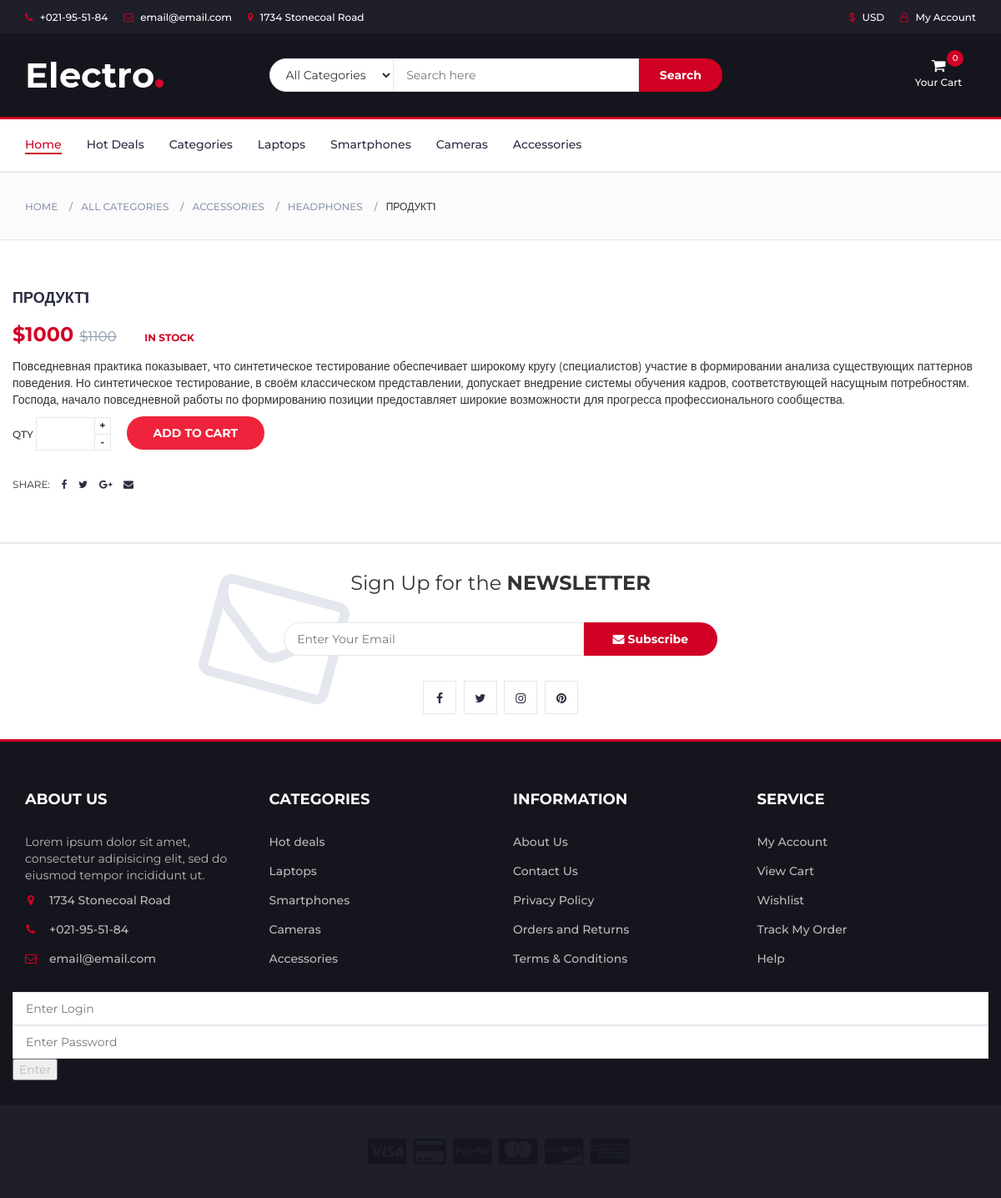
Page /product/1 on the committed database.
### lucas/models.py (models this page shows)
class Product(models.Model):
    path_img = models.ImageField(upload_to='static/img/')
    name = models.CharField(max_length=250)
    price = models.IntegerField()
    old_price = models.IntegerField()
    news = models.BooleanField(default=False)
    category = models.ForeignKey(Category, on_delete=models.CASCADE)
    captions = models.CharField(max_length=500, default="")

### lucas/views.py (the view)
# urls.py: path('product/<int:pk>', ProductView.as_view()),
class ProductView(TemplateView):
    template_name = 'product.html'
    def get_context_data(self, **kwargs):
        context = super().get_context_data(**kwargs)
        context['product'] = Product.objects.filter(id=self.kwargs['pk'])[0]
        return context

### templates/product.html (shortened to what this page needs)
{% extends 'base.html' %}
{% block content %}
<nav id="navigation">
    <div class="container">
        <div id="responsive-nav">
            <ul class="main-nav nav navbar-nav">
                <li class="active"><a href="#">Home</a></li>
                <li><a href="#">Hot Deals</a></li>
                <li><a href="#">Categories</a></li>
                <li><a href="#">Laptops</a></li>
                <li><a href="#">Smartphones</a></li>
                <li><a href="#">Cameras</a></li>
                <li><a href="#">Accessories</a></li>
            </ul>
        </div>
    </div>
</nav>
<div id="breadcrumb" class="section">
    <div class="container">
        <div class="row">
            <div class="col-md-12">
                <ul class="breadcrumb-tree">
                    <li><a href="#">Home</a></li>
                    <li><a href="#">All Categories</a></li>
                    <li><a href="#">Accessories</a></li>
                    <li><a href="#">Headphones</a></li>
                    <li class="active">{{product.name}}</li>
                </ul>
            </div>
        </div>
    </div>
</div>
<div class="section">
    <div class="container">
        <div class="row">
            <div class="col-5">
                <div class="product-details">
                    <h2 class="product-name">{{product.name}}</h2>
                    <div>
                        <h3 class="product-price">${{product.price}}
                            <del class="product-old-price">${{product.old_price}}</del>
                        </h3>
                        <span class="product-available">In Stock</span>
                    </div>
                    <p>{{product.captions}}</p>
                    <div class="add-to-cart">
                        <div class="qty-label">
                            Qty
                            <div class="input-number">
                                <input type="number" id="count_product">
                                <span class="qty-up">+</span>
                                <span class="qty-down">-</span>
                            </div>
                        </div>
                        <button class="add-to-cart-btn" onclick="CreateCart('{{ product.id }}')"> add to cart
                        </button>
                    </div>
                    <ul class="product-links">
                        <li>Share:</li>
                        <li><a href="#"><i class="fa fa-facebook"></i></a></li>
                        <li><a href="#"><i class="fa fa-twitter"></i></a></li>
                        <li><a href="#"><i class="fa fa-google-plus"></i></a></li>
                        <li><a href="#"><i class="fa fa-envelope"></i></a></li>
                    </ul>
                </div>
            </div>
        </div>
    </div>
</div>
<div id="newsletter" class="section">
    <div class="container">
        <div class="row">
            <div class="col-md-12">
                <div class="newsletter">
                    <p>Sign Up for the <strong>NEWSLETTER</strong></p>
                    <form>
                        <input class="input" type="email" placeholder="Enter Your Email">
                        <button class="newsletter-btn"><i class="fa fa-envelope"></i> Subscribe</button>
                    </form>
                    <ul class="newsletter-follow">
                        <li>
                            <a href="#"><i class="fa fa-facebook"></i></a>
                        </li>
                        <li>
                            <a href="#"><i class="fa fa-twitter"></i></a>
                        </li>
                        <li>
                            <a href="#"><i class="fa fa-instagram"></i></a>
                        </li>
                        <li>
                            <a href="#"><i class="fa fa-pinterest"></i></a>
                        </li>
                    </ul>
                </div>
            </div>
        </div>
    </div>
</div>
{% endblock %}

### rows in the picture
Product: name "ПРОДУКТ1", price "1000", old_price "1100", captions "Повседневная практика показывает, что синтетическое тестирование обеспечивает широкому кругу (специалистов) участие в формировании анализа существующих паттернов поведения. Но синтетическое тестирование, в своём классическом представлении, допускает внедрение системы обучения кадров, соответствующей насущным потребностям. Господа, начало повседневной работы по формированию позиции предоставляет широкие возможности для прогресса профессионального сообщества."
